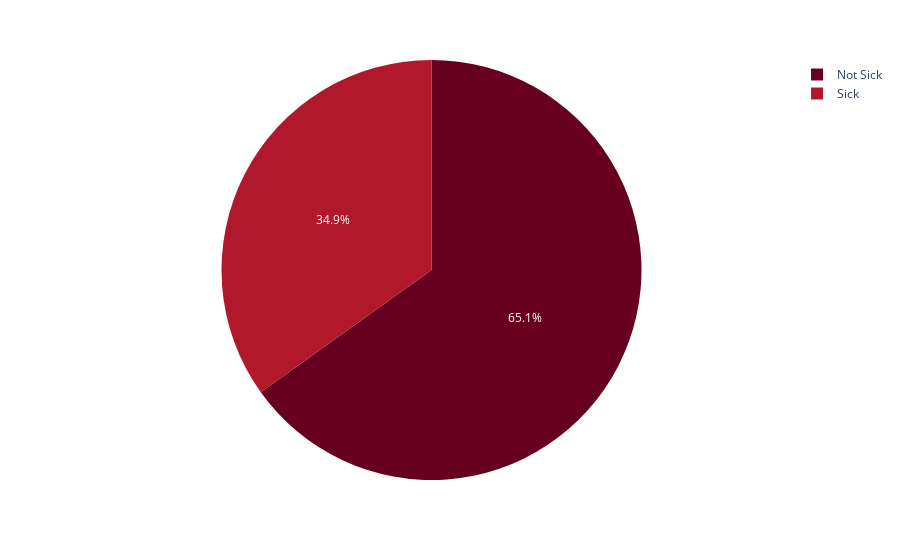

Notebook source saved alongside this figure:
### Code cell
pie_ = eda_diab()
pie_.pie(df,X,Y)

### Figure 1 — Plotly figure (JSON) as saved in the notebook; plotly's stock layout.template omitted (floating-point values rounded to 4 significant figures)
{"data": [{"domain": {"x": [0, 1], "y": [0, 1]}, "hovertemplate": "label=%{label}<br>value=%{value}<extra></extra>", "labels": ["Sick", "Not Sick"], "legendgroup": "", "name": "", "showlegend": true, "type": "pie", "values": [268, 500]}], "layout": {"legend": {"tracegroupgap": 0}, "margin": {"t": 60}, "piecolorway": ["rgb(103,0,31)", "rgb(178,24,43)", "rgb(214,96,77)", "rgb(244,165,130)", "rgb(253,219,199)", "rgb(247,247,247)", "rgb(209,229,240)", "rgb(146,197,222)", "rgb(67,147,195)", "rgb(33,102,172)", "rgb(5,48,97)"]}}
